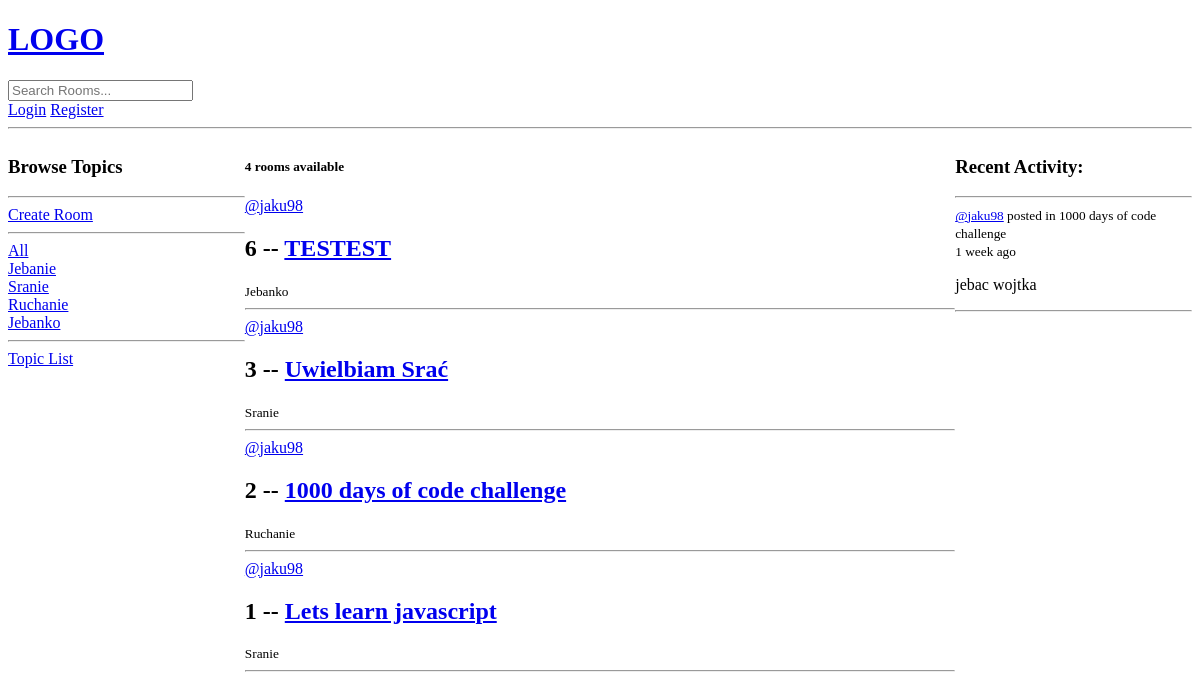
The app's page /, older data.
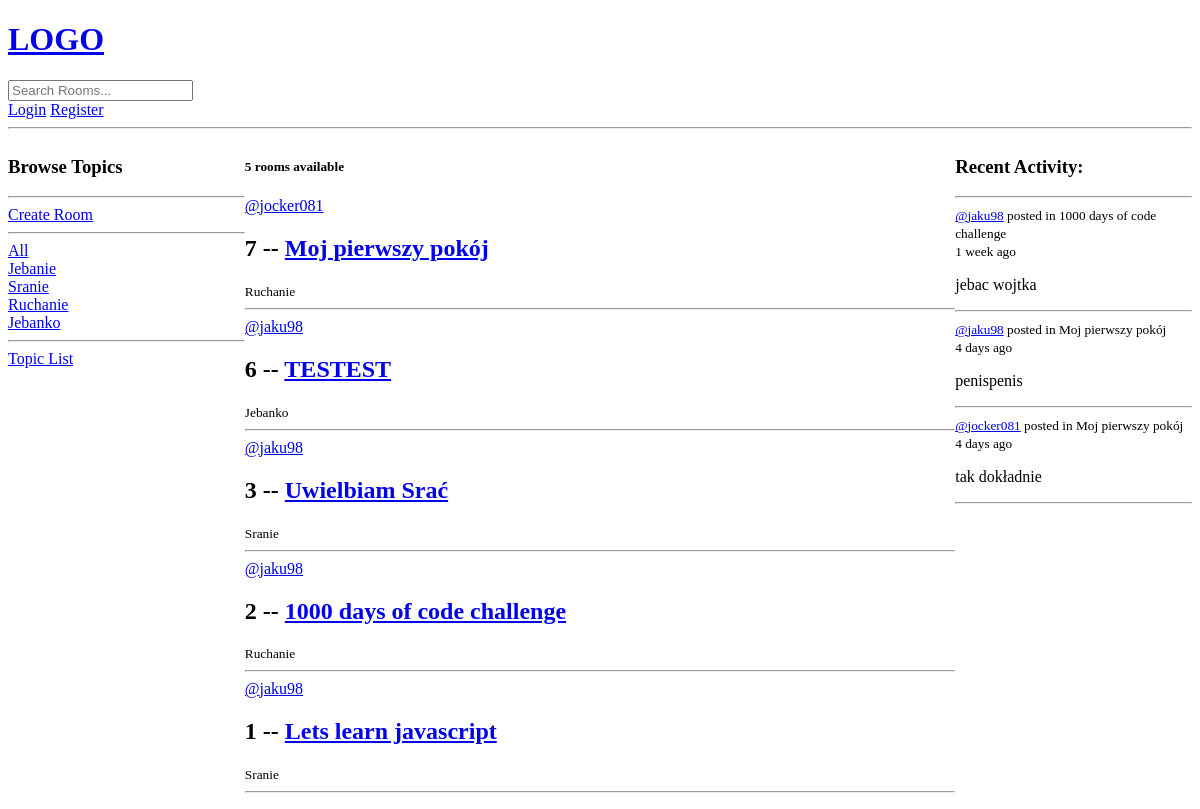
The same page, newer data.
### base/models.py (models this page shows, shortened)
class Topic(models.Model):
    name = models.CharField(max_length=200)
    def __str__(self):
        return self.name

class Room(models.Model):
    user = models.ForeignKey(User, on_delete=models.SET_NULL, null=True)
    topic = models.ForeignKey(Topic, on_delete=models.SET_NULL, null=True)
    name = models.CharField(max_length=200)
    description = models.TextField(max_length=200, null=True, blank=True)
    participants = models.ManyToManyField(User, related_name='participants', blank=True)
    updated = models.DateTimeField(auto_now=True)
    created = models.DateTimeField(auto_now_add=True)
    class Meta:
        ordering = ['-updated', '-created']

class Message(models.Model):
    user = models.ForeignKey(User, on_delete=models.CASCADE)
    room = models.ForeignKey(Room, on_delete=models.CASCADE)
    body = models.TextField(max_length=300)
    updated = models.DateTimeField(auto_now=True)
    created = models.DateTimeField(auto_now_add=True)
    def __str__(self):
        return self.body[:50]

### base/views.py (the view)
# urls.py: path('', views.home, name="home"),
def home(request):
    q = request.GET.get('q') if request.GET.get('q') != None else ''
    rooms = Room.objects.filter(
        Q(topic__name__icontains=q) |
        Q(name__icontains=q) |
        Q(description__icontains=q)
    )
    topics = Topic.objects.all()
    room_count = rooms.count()
    room_messages = Message.objects.filter(Q(room__topic__name__icontains=q))
    context = {'rooms': rooms,
               'topics': topics,
               'room_count': room_count,
               'room_messages': room_messages}
    return render(request, 'base/home.html',  context)

### base/templates/base/home.html (shortened to what this page needs)
{% extends 'main.html' %}
{% block content %}
    <div class="home-container">
        <div>
            {% include 'base/topic_component.html' %}
        </div>
        <div>
            {% include 'base/feed_component.html' %}
        </div>
        <div>
            {% include 'base/activity_component.html' %}
        </div>
    </div>
{% endblock content %}

### base/templates/base/topic_component.html
<h3>Browse Topics</h3>
    <hr>
    <a href="{% url 'create_room' %}">Create Room</a>
    <hr>
    <div>
        <a href="{% url 'home' %}">All</a>
    </div>
    {% for topic in topics %}
        <div>
            <a href="{% url 'home' %}?q={{ topic.name }}">{{ topic }}</a>
        </div>
    {% endfor %}
    <hr>
    <div>
        <a href="{% url 'topic_list' %}">Topic List</a>
    </div>

### base/templates/base/feed_component.html (shortened to what this page needs)
<h5>{{ room_count }} rooms available</h5>
            {% for room in rooms %}
                <div>
                    <a href="{% url 'user_profile' room.user.id %}"> @{{ room.user.username }} </a>
                    <h2>{{ room.id }} --  <a href="{% url 'room' room.id %}">{{ room.name }} </a></h2>
                    <small>{{ room.topic.name }}</small><br>
                    <hr>
                </div>
            {% endfor %}

### base/templates/base/activity_component.html (shortened to what this page needs)
{% block content %}
<div>
    <h3>Recent Activity:</h3>
    <hr>
    {% for message in room_messages %}
        <div>
            <small><a href="{% url 'user_profile' message.user.id %}">@{{ message.user }}</a> posted in {{ message.room.name }}<br>
                {{ message.created|timesince }} ago
            </small>
            <p>
                {{ message }}
            </p>
            <hr>
        </div>
    {% endfor %}
</div>
{% endblock content %}

Row changes from the older to the newer data that the page shows:
added Room: user.username "jocker081", id "7", name "Moj pierwszy pokój", topic.name "Ruchanie"
added Message: user "jaku98", room.name "Moj pierwszy pokój", created "4 days", body "penispenis"
added Message: user "jocker081", room.name "Moj pierwszy pokój", created "4 days", body "tak dokładnie"
Text that changed along with them:
{{ room_count }}: "4" → "5"
